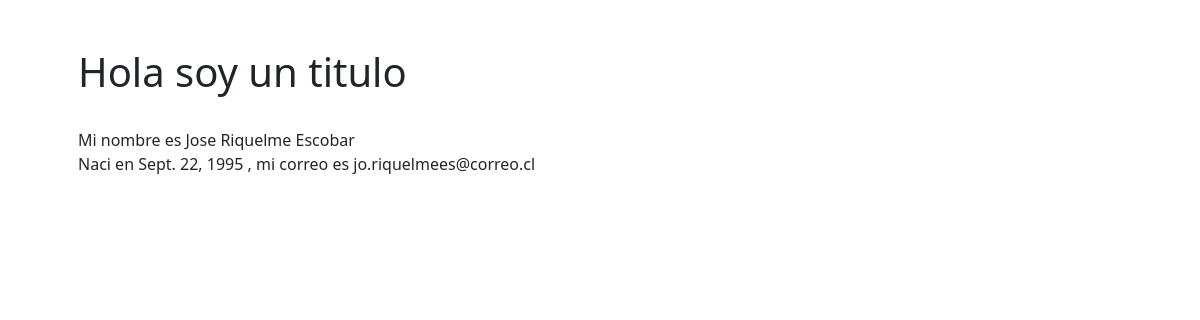
The app's page /newPage/index, older data.
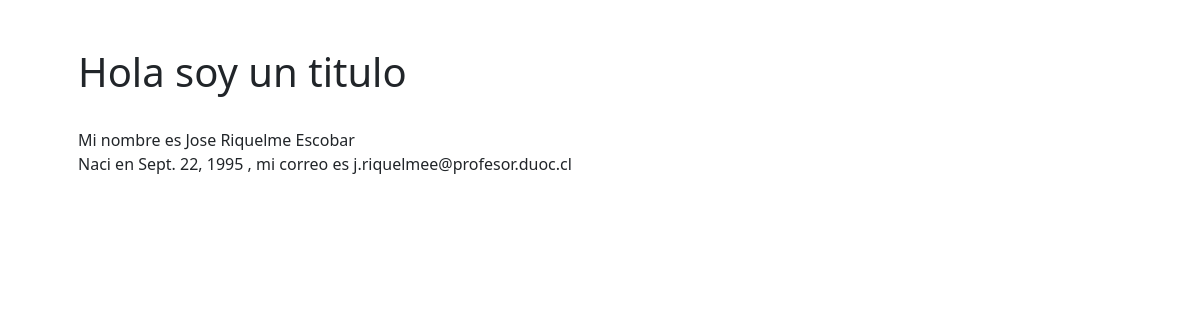
The same page, newer data.
### newPage/models.py (models this page shows, shortened)
class Usuario(models.Model):
    rut = models.CharField(max_length=10, primary_key=True)
    nombre = models.CharField(max_length=50, blank=False, null=False)
    appPaterno = models.CharField(max_length=30, blank=False, null=False)
    appMaterno = models.CharField(max_length=30, blank=False, null=False)
    fechaNacimiento = models.DateField(blank=False, null=False)
    tipoUsuario = models.ForeignKey(
        'tipoUsuario', on_delete=models.CASCADE, db_column='idTipo')
    correo = models.EmailField(
        unique=True, blank=False, null=False, max_length=100)
    telefono = models.CharField(max_length=10, blank=False, null=False)
    activo = models.IntegerField()

### newPage/views.py (the view)
# urls.py: path("index", views.index, name="index"),
def index(request):
    usuario = Usuario.objects.all()
    context = {"user": usuario}
    return render(request, "pages/index.html", context)

### newPage/templates/pages/index.html (shortened to what this page needs)
<!DOCTYPE html>
<html lang="en">
<head>
    {% load bootstrap5 %}
    {% bootstrap_css %}
</head>
<body>
    <div class="container">
        <div class="row">
            <div class="col p-5">
                <h1>Hola soy un titulo</h1><br>
                {% for usuario in user %}
                <p>
                    Mi nombre es {{usuario.nombre}} {{usuario.appPaterno}} {{usuario.appMaterno}}<br>
                    Naci en {{usuario.fechaNacimiento}} , mi correo es {{usuario.correo}}<br>
                </p>
                {% endfor%}
            </div>
        </div>
    </div>
</body>
</html>

Row changes from the older to the newer data that the page shows:
changed Usuario "Jose": correo "jo.riquelmees@correo.cl" → "j.riquelmee@profesor.duoc.cl"
